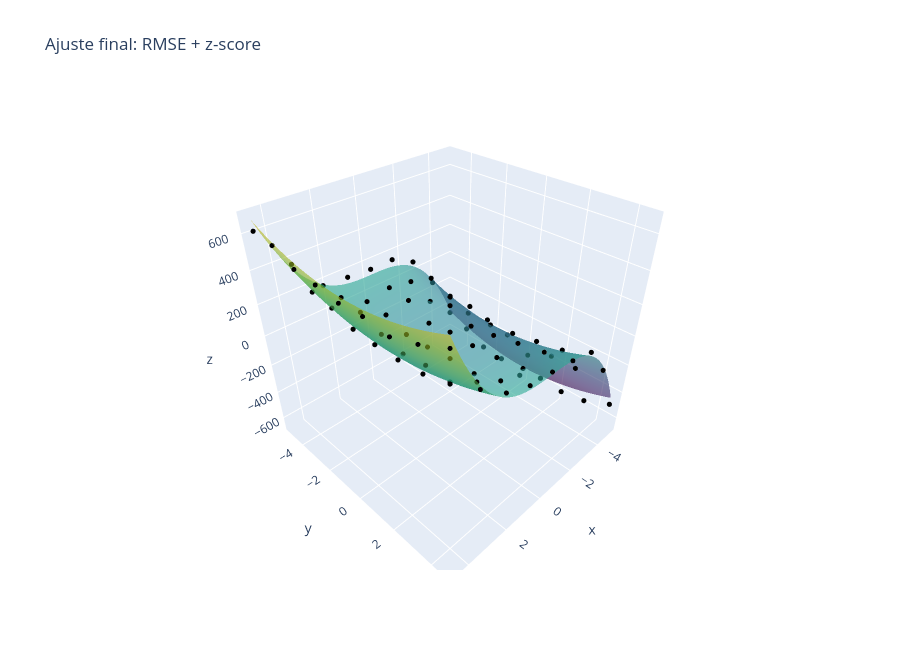

Notebook code for this chart:
### Code cell
theta, hist, x_hist = descida_gradiente(J_RMSE, gradiente_J_RMSE, 0.05, [0.0, 0.0, 0.0],args=(F_bar_zscore, z_zscore))

z_pred_final = zscore_desnormaliza(modelo(theta, F_bar_zscore), z_zscore_mean, z_zscore_std)
r2_final = r2_score(z_raw, z_pred_final)
rmse_final = np.sqrt(np.mean((z_raw - z_pred_final) ** 2))

print(f"theta* = {theta}")
print(f"iterações = {len(x_hist) - 1}")
print(f"R² = {r2_final:.5f}")
print(f"RMSE (escala original) = {rmse_final:.3f}")

grid_x = np.linspace(x_raw.min(), x_raw.max(), 40)
grid_y = np.linspace(y_raw.min(), y_raw.max(), 40)
Gx, Gy = np.meshgrid(grid_x, grid_y)
Gx_zscore = (Gx - x_zscore_mean) / x_zscore_std
Gy_zscore = (Gy - y_zscore_mean) / y_zscore_std
F_bar_grid_zscore = construir_F_bar(Gx_zscore.ravel(), Gy_zscore.ravel())
Gz = zscore_desnormaliza(modelo(theta, F_bar_grid_zscore), z_zscore_mean, z_zscore_std).reshape(Gx.shape)

fig = go.Figure()
fig.add_trace(go.Scatter3d(x=x_raw, y=y_raw, z=z_raw, mode="markers", marker=dict(size=3, color="black"), name="dados"))
fig.add_trace(go.Surface(x=Gx, y=Gy, z=Gz, opacity=0.6, showscale=False, colorscale="Viridis", name="ajuste final"))
fig.update_scenes(xaxis_title="x", yaxis_title="y", zaxis_title="z")
fig.update_layout(title="Ajuste final: RMSE + z-score", height=650, width=900, legend=dict(orientation="h", y=-0.05))
fig.show()

### Figure 1 — Plotly figure (JSON) as saved in the notebook; plotly's stock layout.template omitted (floating-point values rounded to 4 significant figures; data arrays with more than 128 entries replaced by an {"elided": "..."} marker saying what was removed)
{"data": [{"marker": {"color": "black", "size": 3}, "mode": "markers", "name": "dados", "type": "scatter3d", "x": [-5.0, -5.0, -5.0, -5.0, -5.0, -5.0, -5.0, -5.0, -5.0, -3.8, -3.8, -3.8, -3.8, -3.8, -3.8, -3.8, -3.8, -3.8, -2.6, -2.6, -2.6, -2.6, -2.6, -2.6, -2.6, -2.6, -2.6, -1.4, -1.4, -1.4, -1.4, -1.4, -1.4, -1.4, -1.4, -1.4, -0.2, -0.2, -0.2, -0.2, -0.2, -0.2, -0.2, -0.2, -0.2, 1.0, 1.0, 1.0, 1.0, 1.0, 1.0, 1.0, 1.0, 1.0, 2.2, 2.2, 2.2, 2.2, 2.2, 2.2, 2.2, 2.2, 2.2, 3.4, 3.4, 3.4, 3.4, 3.4, 3.4, 3.4, 3.4, 3.4, 4.6, 4.6, 4.6, 4.6, 4.6, 4.6, 4.6, 4.6, 4.6], "y": [-5.0, -3.8, -2.6, -1.4, -0.2, 1.0, 2.2, 3.4, 4.6, -5.0, -3.8, -2.6, -1.4, -0.2, 1.0, 2.2, 3.4, 4.6, -5.0, -3.8, -2.6, -1.4, -0.2, 1.0, 2.2, 3.4, 4.6, -5.0, -3.8, -2.6, -1.4, -0.2, 1.0, 2.2, 3.4, 4.6, -5.0, -3.8, -2.6, -1.4, -0.2, 1.0, 2.2, 3.4, 4.6, -5.0, -3.8, -2.6, -1.4, -0.2, 1.0, 2.2, 3.4, 4.6, -5.0, -3.8, -2.6, -1.4, -0.2, 1.0, 2.2, 3.4, 4.6, -5.0, -3.8, -2.6, -1.4, -0.2, 1.0, 2.2, 3.4, 4.6, -5.0, -3.8, -2.6, -1.4, -0.2, 1.0, 2.2, 3.4, 4.6], "z": [-459.0, -520.4, -593.0, -606.8, -657.4, -586.1, -598.5, -569.7, -493.1, -142.9, -178.1, -235.0, -209.0, -241.4, -308.3, -226.5, -223.0, -142.5, 75.41, 23.71, -42.78, -34.59, -87.26, -65.33, -35.55, -6.816, 66.7, 152.7, 67.24, 0.7325, 45.21, -15.57, 4.347, 36.58, 67.91, 105.1, 150.6, 94.1, 80.1, 4.504, 25.89, 22.13, 34.32, 58.18, 131.2, 163.3, 72.25, 59.4, 10.31, 13.36, 27.72, 25.95, 78.59, 149.0, 176.5, 170.6, 152.3, 94.19, 57.16, 77.81, 71.56, 170.2, 209.0, 372.3, 275.6, 253.5, 207.1, 200.5, 201.1, 215.0, 257.7, 329.3, 612.7, 595.5, 534.9, 522.4, 502.3, 512.6, 496.1, 545.6, 614.7]}, {"colorscale": [[0, "#440154"], [0.1111, "#482878"], [0.2222, "#3e4989"], [0.3333, "#31688e"], [0.4444, "#26828e"], [0.5556, "#1f9e89"], [0.6667, "#35b779"], [0.7778, "#6ece58"], [0.8889, "#b5de2b"], [1, "#fde725"]], "name": "ajuste final", "opacity": 0.6, "showscale": false, "type": "surface", "x": {"elided": "40x40 float values"}, "y": {"elided": "40x40 float values"}, "z": {"elided": "40x40 float values"}}], "layout": {"height": 650, "legend": {"orientation": "h", "y": -0.05}, "scene": {"xaxis": {"title": {"text": "x"}}, "yaxis": {"title": {"text": "y"}}, "zaxis": {"title": {"text": "z"}}}, "title": {"text": "Ajuste final: RMSE + z-score"}, "width": 900}}
